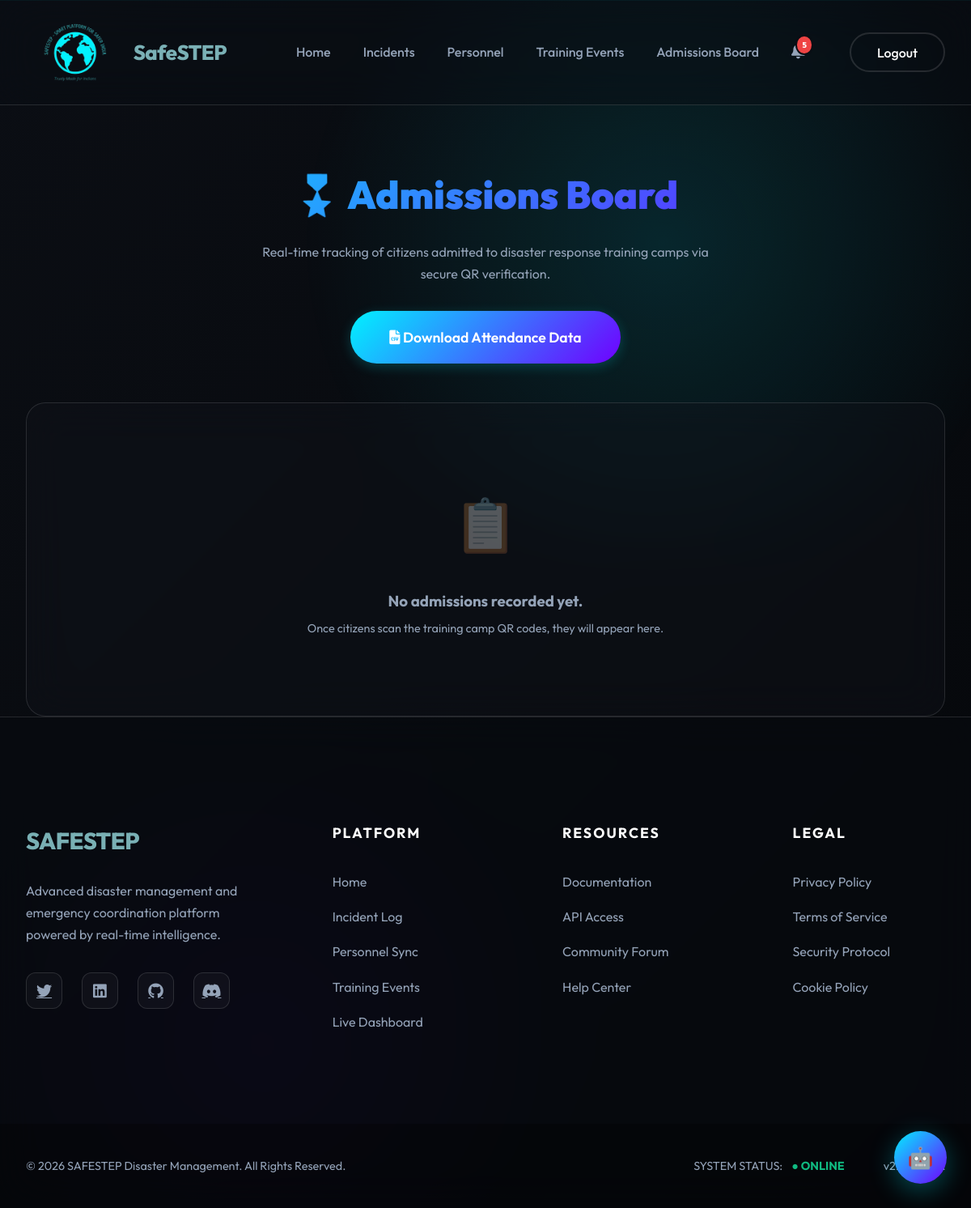
The app's page /admissions (signed in), older data.
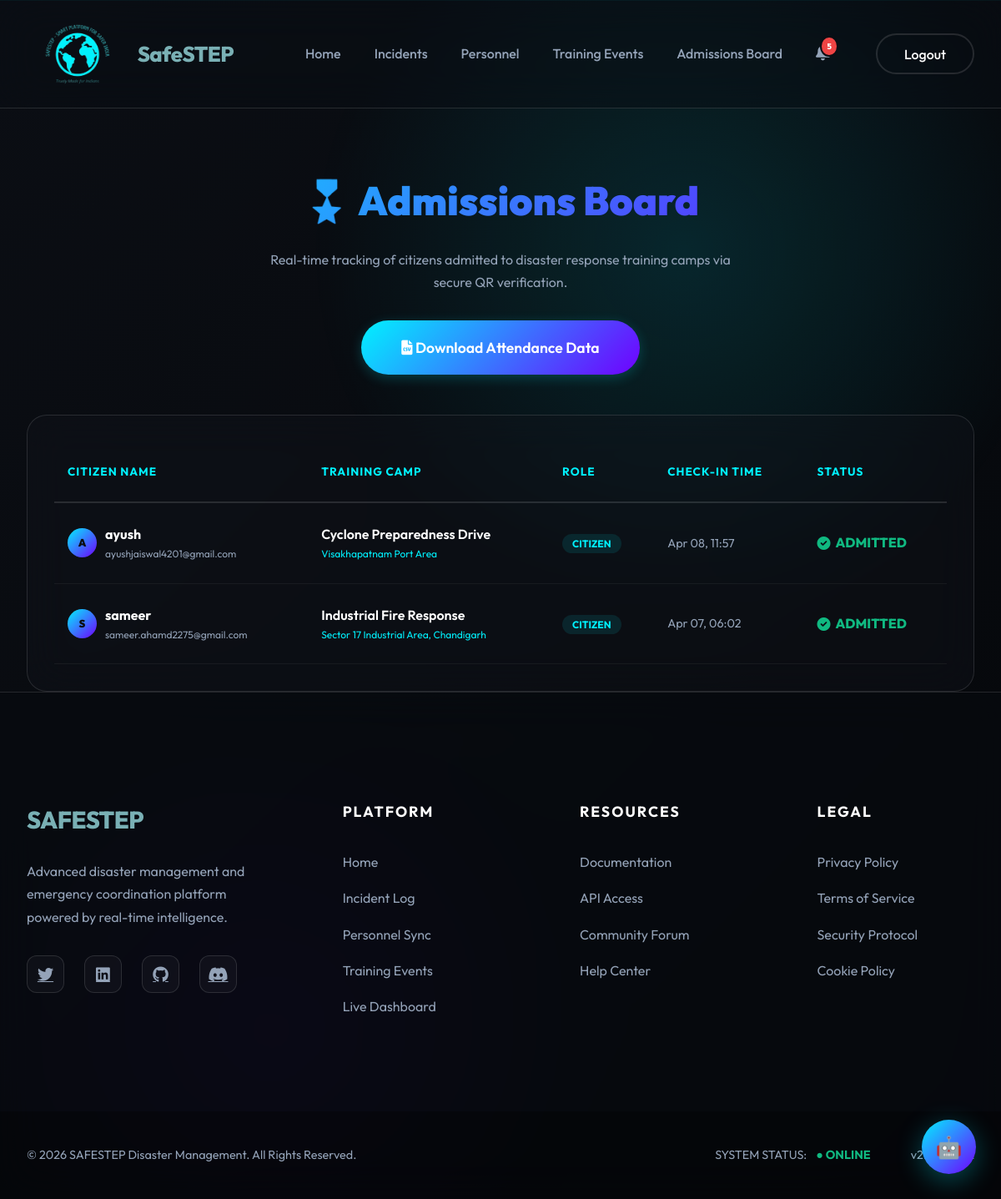
The same page, newer data.
### models.py (models this page shows)
class TrainingAdmission(db.Model):
    id = db.Column(db.Integer, primary_key=True)
    user_id = db.Column(db.Integer, db.ForeignKey('user.id'), nullable=False)
    training_event_id = db.Column(db.Integer, db.ForeignKey('training_event.id'), nullable=False)
    admitted_at = db.Column(db.DateTime, default=datetime.utcnow)
    user = db.relationship('User', backref=db.backref('admissions', lazy=True))
    event = db.relationship('TrainingEvent', backref=db.backref('admissions', lazy=True))

class User(db.Model, UserMixin):
    id = db.Column(db.Integer, primary_key=True)
    username = db.Column(db.String(150), unique=True, nullable=False)
    email = db.Column(db.String(150), unique=True, nullable=False)
    password = db.Column(db.String(150), nullable=False)
    role = db.Column(db.String(50), default='citizen') # 'government' or 'citizen'

class TrainingEvent(db.Model):
    id = db.Column(db.Integer, primary_key=True)
    title = db.Column(db.String(200), nullable=False)
    description = db.Column(db.Text, nullable=True)
    location = db.Column(db.String(200), nullable=False)
    event_type = db.Column(db.String(100), nullable=False)
    status = db.Column(db.String(20), nullable=False, default='upcoming')
    start_date = db.Column(db.DateTime, nullable=False)
    end_date = db.Column(db.DateTime, nullable=True)
    participants = db.Column(db.Integer, default=0)
    latitude = db.Column(db.Float, nullable=True)
    longitude = db.Column(db.Float, nullable=True)
    user_id = db.Column(db.Integer, db.ForeignKey('user.id'), nullable=False)
    created_at = db.Column(db.DateTime, default=datetime.utcnow)
    user = db.relationship('User', backref=db.backref('training_events', lazy=True))

### app.py (the view)
@app.route('/admissions')
@login_required
def admissions():
    if current_user.role != 'government':
        flash('Access denied. Admissions board is for official use only.', 'error')
        return redirect(url_for('index'))
    all_admissions = TrainingAdmission.query.order_by(TrainingAdmission.admitted_at.desc()).all()
    return render_template('admissions.html', admissions=all_admissions)

### app.py (called while the page is built)
@login_manager.user_loader
def load_user(user_id):
    return User.query.get(int(user_id))

### templates/admissions.html (shortened to what this page needs)
{% extends "base.html" %}
{% block content %}
<div class="reports-section" style="padding-top: 200px;">
    <div class="reports-header-section" style="text-align: center; margin-bottom: 3rem;">
        <h1 style="font-size: 3rem; font-weight: 900; background: var(--accent-gradient); -webkit-background-clip: text; -webkit-text-fill-color: transparent; background-clip: text;">
            🎖️ Admissions Board
        </h1>
        <p style="color: var(--text-secondary); max-width: 600px; margin: 0 auto; margin-top: 1rem;">
            Real-time tracking of citizens admitted to disaster response training camps via secure QR verification.
        </p>
        <div style="margin-top: 2rem;">
            <a href="{{ url_for('download_admissions') }}" class="btn-primary-lg" style="display: inline-block; text-decoration: none;"><i class="fas fa-file-csv"></i> Download Attendance Data </a>
        </div>
    </div>
    <div class="glass-card" style="padding: 2rem; border-radius: 24px; overflow: hidden; position: relative; border: 1px solid var(--glass-border); background: var(--bg-surface); backdrop-filter: var(--glass-blur);">
        {% if admissions %}
        <div style="overflow-x: auto;">
            <table style="width: 100%; border-collapse: collapse; text-align: left;">
                <thead>
                    <tr style="border-bottom: 2px solid var(--glass-border); color: var(--primary-color); font-weight: 800; text-transform: uppercase; font-size: 0.85rem; letter-spacing: 1px;">
                        <th style="padding: 1.5rem 1rem;">Citizen Name</th>
                        <th style="padding: 1.5rem 1rem;">Training Camp</th>
                        <th style="padding: 1.5rem 1rem;">Role</th>
                        <th style="padding: 1.5rem 1rem;">Check-in Time</th>
                        <th style="padding: 1.5rem 1rem;">Status</th>
                    </tr>
                </thead>
                <tbody style="color: var(--text-primary);">
                    {% for adm in admissions %}
                    <tr style="border-bottom: 1px solid rgba(255,255,255,0.05); transition: var(--transition);" onmouseover="this.style.background='rgba(255,255,255,0.02)'" onmouseout="this.style.background='transparent'">
                        <td style="padding: 1.5rem 1rem;">
                            <div style="display: flex; align-items: center; gap: 10px;">
                                <div style="width: 35px; height: 35px; border-radius: 50%; background: var(--accent-gradient); display: flex; align-items: center; justify-content: center; font-weight: 900; font-size: 0.8rem; color: #0B0E14;">
                                    {{ adm.user.username[0]|upper }}
                                </div>
                                <div>
                                    <div style="font-weight: 700;">{{ adm.user.username }}</div>
                                    <div style="font-size: 0.75rem; color: var(--text-secondary);">{{ adm.user.email }}</div>
                                </div>
                            </div>
                        </td>
                        <td style="padding: 1.5rem 1rem;">
                            <div style="font-weight: 600;">{{ adm.event.title }}</div>
                            <div style="font-size: 0.75rem; color: var(--primary-color);">{{ adm.event.location }}</div>
                        </td>
                        <td style="padding: 1.5rem 1rem;">
                            <span style="background: rgba(0, 242, 255, 0.1); color: var(--primary-color); padding: 4px 12px; border-radius: 20px; font-size: 0.75rem; font-weight: 700;">{{ adm.user.role|upper }}</span>
                        </td>
                        <td style="padding: 1.5rem 1rem; color: var(--text-secondary); font-size: 0.9rem;">
                            {{ adm.admitted_at.strftime('%b %d, %H:%M') }}
                        </td>
                        <td style="padding: 1.5rem 1rem;">
                            <span style="color: var(--success); font-weight: 800; display: flex; align-items: center; gap: 6px;">
                                <i class="fas fa-check-circle"></i> ADMITTED
                            </span>
                        </td>
                    </tr>
                    {% endfor %}
                </tbody>
            </table>
        </div>
        {% else %}
        <div style="text-align: center; padding: 4rem 2rem;">
            <div style="font-size: 4rem; margin-bottom: 1.5rem; opacity: 0.3;">📋</div>
            <h3 style="color: var(--text-secondary);">No admissions recorded yet.</h3>
            <p style="color: var(--text-secondary); font-size: 0.9rem; margin-top: 5px;">Once citizens scan the training camp QR codes, they will appear here.</p>
        </div>
        {% endif %}
    </div>
</div>
{% endblock %}

### templates/base.html (shortened to what this page needs)
<!DOCTYPE html>
<html lang="en">
<head>
    <link rel="stylesheet" href="{{ url_for('static', filename='style.css') }}">
    <link rel="stylesheet" href="https://cdnjs.cloudflare.com/ajax/libs/font-awesome/6.0.0/css/all.min.css">
    <link rel="stylesheet" href="https://unpkg.com/leaflet@1.9.4/dist/leaflet.css" />
</head>
<body>
    <header class="navbar">
        <div class="container">
            <a href="{{ url_for('index') }}" class="logo" style="display: flex; align-items: center; gap: 12px;">
                <img src="{{ url_for('static', filename='logo.png') }}" alt="Logo" style="height: 80px; width: auto; object-fit: contain; border-radius: 8px;">
                SafeSTEP
            </a>
            <nav>
                <ul class="nav-links">
                    <li><a href="{{ url_for('index') }}">Home</a></li>
                    <li><a href="{{ url_for('reports') }}">Incidents</a></li>
                    <li><a href="{{ url_for('attendance') }}">Personnel</a></li>
                    <li><a href="{{ url_for('training') }}">Training Events</a></li>
                    {% if current_user.is_authenticated %}
                        {% if current_user.role == 'government' %}
                        <li><a href="{{ url_for('admissions') }}">Admissions Board</a></li>
                        {% else %}
                        <li><a href="#" onclick="startGlobalScanner()" style="color: var(--primary-color); font-weight: 800; background: rgba(0, 242, 255, 0.1); padding: 5px 15px; border-radius: 20px;"><i class="fas fa-qrcode"></i> Scan Admission QR</a></li>
                        {% endif %}
                    {% endif %}
                    {% if current_user.is_authenticated %}
                    <li style="display: flex; align-items: center; margin-right: 15px; position: relative;">
                        <a href="javascript:void(0)" id="notificationBellTrigger" style="position: relative; color: var(--text-secondary); transition: var(--transition);">
                            <span id="notif-badge" style="position: absolute; top: -8px; right: -10px; background: #ef4444; color: #fff; font-size: 0.6rem; font-weight: 800; padding: 2px 6px; border-radius: 50%; border: 2px solid #0B0E14; display: none;">0</span>
                        </a>
                    </li>
                    <li><a href="{{ url_for('logout') }}" class="btn-outline">Logout</a></li>
                    {% else %}
                    <li><a href="{{ url_for('login') }}">Login</a></li>
                    <li><a href="{{ url_for('signup') }}" class="btn-primary">Sign Up</a></li>
                    {% endif %}
                </ul>
            </nav>
        </div>
    </header>
    <main>
        <div class="container">
            {% block content %}{% endblock %}
        </div>
    </main>
    <footer class="footer">
        <div class="container footer-grid">
            <div class="footer-brand">
                <a href="{{ url_for('index') }}" class="logo">SAFESTEP</a>
                <p>Advanced disaster management and emergency coordination platform powered by real-time intelligence.
                </p>
                <div class="social-links">
                    <a href="#"><i class="fab fa-twitter"></i></a>
                    <a href="#"><i class="fab fa-linkedin"></i></a>
                    <a href="#"><i class="fab fa-github"></i></a>
                    <a href="#"><i class="fab fa-discord"></i></a>
                </div>
            </div>
            <div class="footer-column">
                <h4>Platform</h4>
                <ul class="footer-links">
                    <li><a href="{{ url_for('index') }}">Home</a></li>
                    <li><a href="{{ url_for('reports') }}">Incident Log</a></li>
                    <li><a href="{{ url_for('attendance') }}">Personnel Sync</a></li>
                    <li><a href="{{ url_for('training') }}">Training Events</a></li>
                    <li><a href="#">Live Dashboard</a></li>
                </ul>
            </div>
            <div class="footer-column">
                <h4>Resources</h4>
                <ul class="footer-links">
                    <li><a href="#">Documentation</a></li>
                    <li><a href="#">API Access</a></li>
                    <li><a href="#">Community Forum</a></li>
                    <li><a href="#">Help Center</a></li>
                </ul>
            </div>
            <div class="footer-column">
                <h4>Legal</h4>
                <ul class="footer-links">
                    <li><a href="#">Privacy Policy</a></li>
                    <li><a href="#">Terms of Service</a></li>
                    <li><a href="#">Security Protocol</a></li>
                    <li><a href="#">Cookie Policy</a></li>
                </ul>
            </div>
        </div>
        <div class="footer-bottom">
            <div class="container footer-bottom-flex">
                <p>&copy; 2026 SAFESTEP Disaster Management. All Rights Reserved.</p>
                <div class="footer-meta">
                    <span>SYSTEM STATUS: <span class="status-online">● ONLINE</span></span>
                    <span>v2.5 ALPHA</span>
                </div>
            </div>
        </div>
    </footer>
    <div class="chatbot-floating-btn" id="open-chat" title="Open Chatbot">
        🤖
    </div>
</body>
</html>

Row changes from the older to the newer data that the page shows:
added TrainingAdmission: user "A", user.username "ayush", user.email "ayushjaiswal4201@gmail.com", event "Cyclone Preparedness Drive", event.location "Visakhapatnam Port Area", user.role "CITIZEN", admitted_at "Apr 08, 11:57"
added TrainingAdmission: user "S", user.username "sameer", user.email "sameer.ahamd2275@gmail.com", event "Industrial Fire Response", event.location "Sector 17 Industrial Area, Chandigarh", user.role "CITIZEN", admitted_at "Apr 07, 06:02"
Text that changed along with them:
text no longer shown: "📋 No admissions recorded yet. Once citizens scan the training camp QR codes, they will appear here."
text now shown: "CITIZEN NAME TRAINING CAMP ROLE CHECK-IN TIME STATUS"
